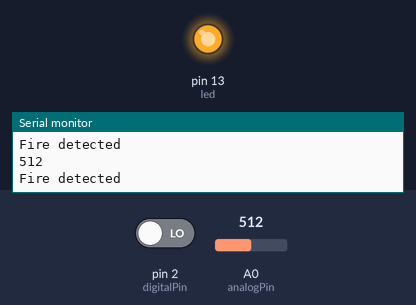
This sketch was run on a simulated Arduino Uno, built with avr-gcc and run on an emulated ATmega328P. Parts: output pins drawn as LEDs (lit = HIGH), the last lines printed to the serial monitor. Inputs (shaded band) come from the test bench; at power-on: A0 (analogPin) = 512, pin 2 (digitalPin) LOW.

Above: at 1.2 s.
1.3 s: A0 (analogPin) set to 51
2.8 s: A0 (analogPin) set to 42
At 4.0 s:
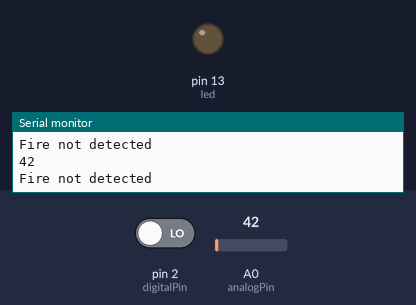
4.3 s: A0 (analogPin) set to 122
At 5.4 s:
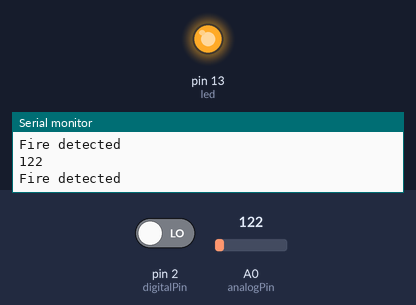
5.8 s: A0 (analogPin) set to 35
At 6.8 s:
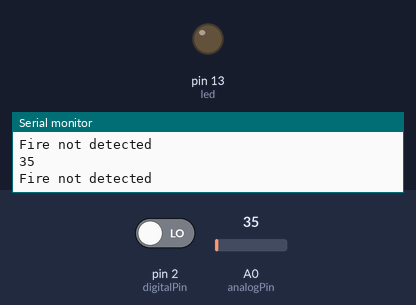
Timing chart, 0 to 8.3 s (numbered marks = the images above; inputs shaded):
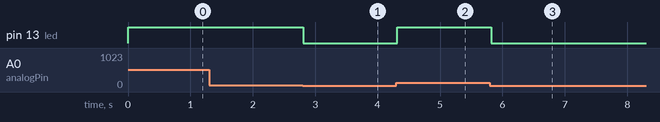

The sketch:

prog1b.ino
```cpp
int led = 13;
int digitalPin = 2;
int analogPin = A0;
int digitalVal;
int analogVal;

void setup()
{
  pinMode(led, OUTPUT);
  pinMode(digitalPin, INPUT);
  //pinMode(analogPin, OUTPUT);
  Serial.begin(9600);
}

void loop()
{

  digitalVal = digitalRead(digitalPin);
    analogVal = analogRead(analogPin);
    Serial.println(analogVal);
  if(analogVal >45)
  {
    digitalWrite(led, HIGH);
    Serial.println("Fire detected");
  }
  else
  {
    digitalWrite(led, LOW);
    Serial.println("Fire not detected");
  }
  //Serial.println(analogVal);

  delay(100);
}
```

Measured:
- the behaviour switches between 46 and 45 on A0 (analogPin) (found by bisection; images 0 and 1)
- after the input at 2.8 s, pin 13 (led): HIGH → LOW at once
- after the input at 4.3 s, pin 13 (led): LOW → HIGH at once
- after the input at 5.8 s, pin 13 (led): HIGH → LOW at once
